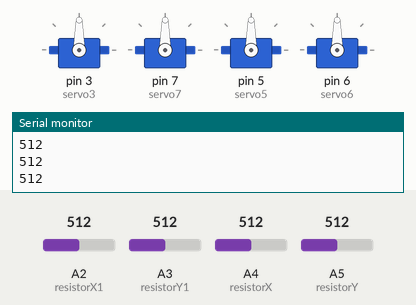
Bench run of a sketch on a simulated Arduino Uno, built with avr-gcc and run on an emulated ATmega328P. Shown: 4 × servo, the last lines printed to the serial monitor. The inputs (shaded band) are chosen by the test bench; at power-on: A2 (resistorX1) = 512, A4 (resistorX) = 512, A3 (resistorY1) = 512, A5 (resistorY) = 512.

Above: at 1.2 s.
1.3 s: A2 (resistorX1) set to 694
2.8 s: A2 (resistorX1) set to 717
At 3.28 s:
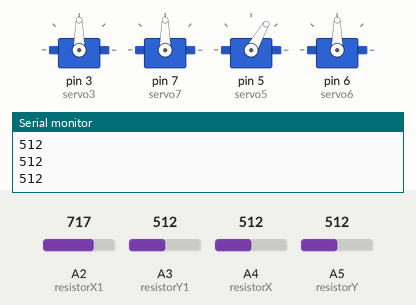
At 5.4 s:
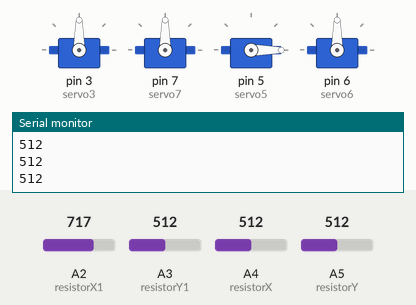
5.8 s: A4 (resistorX) set to 685
7.3 s: A4 (resistorX) set to 718
At 10.0 s:
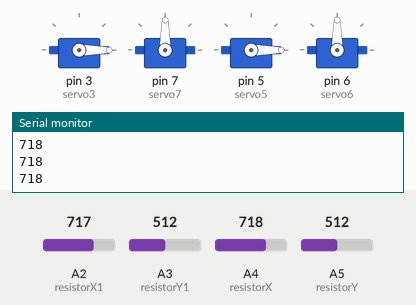
10.3 s: A3 (resistorY1) set to 694
11.8 s: A3 (resistorY1) set to 710
At 13.3 s:
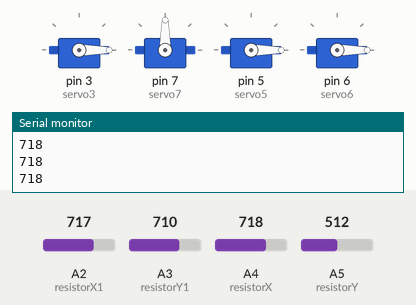
Timing chart, 0 to 14.8 s (numbered marks = the images above; inputs shaded):
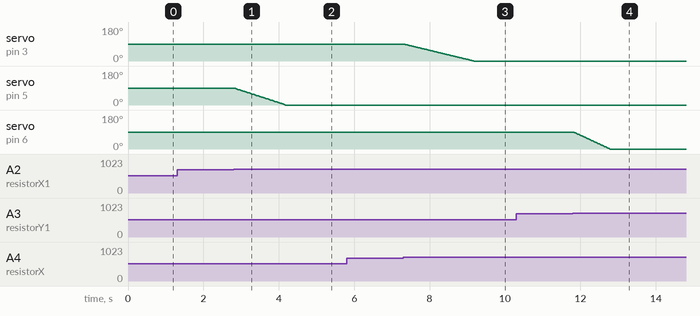

The sketch:

micro_servo_joystick_2b.ino
```cpp
#include<Servo.h>
Servo servo3;
Servo servo5;
Servo servo6;
Servo servo7;
int resistorX = A4 ;
int resistorY = A5 ;
int resistorX1 = A2 ;
int resistorY1 = A3 ;
//int button =2;
//int button1 =3;
float up = 1 ;
float back = -1;
int a[4];

//-----------------------------------------------------------------
void setup ()
{
      for(int i=0 ; i<4 ; i++)
      {
          a[i]=90;
      }
      servo3.attach(3);
      pinMode(resistorX,INPUT);
      servo7.attach(7);
      pinMode(resistorY,INPUT);
      servo5.attach(5);
      pinMode(resistorX1,INPUT);
      servo6.attach(6);
      pinMode(resistorY1,INPUT);
//      pinMode(button,INPUT);
//      pinMode(button1,OUTPUT);
      Serial.begin(9600);
//      servo3.write(90);
//      servo5.write(90);
//      servo6.write(90);
//      servo7.write(90);

}
//-------------------------------------------------------------------

void loop ()
{
              int x = analogRead(resistorX);  // doc gia tri cua truc X
              int y = analogRead(resistorY);  // doc gia tri cua truc Y

// ------------------------------------------------------------------
//@len-xuong
//------------------------------------------------------------

              if( x>700 && x<=1023)
              {
                a[0]=a[0]+back;
                if(a[0] < 0)
                {
                  a[0]=0;
                }
                servo3.write(a[0]);
              }
              else if(x<300 && x >=0)
              {
                  a[0]=a[0]+up;
                  if(a[0]>180)
                  {
                    a[0]=180;
                  }
                  servo3.write(a[0]);
              }
              else
              {
                  delay(10);
              }

//-----------------------------------------------------
//@lai gan - ra xa
//------------------------------------------------------

              if( y>700 && y<=1023)
              {
                a[1]=a[1]+back;
                if(a[1] < 0)
                {
                  a[1]=0;
                }
                servo7.write(a[1]);
              }
              else if(y<300 && y >=0)
              {
                  a[1]=a[1]+up;
                  if(a[1]>180)
                  {
                    a[1]=180;
                  }
                  servo7.write(a[1]);
              }
              else
              {
                  delay(10);
              }
//---------------------------------------------------------------

              int x1 = analogRead(resistorX1);  // doc gia tri cua truc X
              int y1= analogRead(resistorY1);  // doc gia tri cua truc Y
//            int KEY = digitalRead(button);  // doc gia tri cua nut nhan
//----------------------------------------------------------------
//-----------------------------------------------------
//@kep-gap
//------------------------------------------------------
              if( x1>700 && x1<=1023)
              {
                a[2]=a[2]-2;
                if(a[2]>180)
                  {
                    a[2]=180;
                  }
                servo5.write(a[2]);

              }
              else if(x1<300 && x1 >=0)
              {
                  a[2]=a[2]+2;
                  if(a[2] < 0)
                {
                  a[2]=0;
                }
                  servo5.write(a[2]);

              }
              else
              {
                 delay(10);
              }
//------------------------------------------------------------
               Serial.println(x);
//-----------------------------------------------------
//@sang phai- sang trai
//------------------------------------------------------
              if( y1>700 && y1<=1023)
              {
                a[3]=a[3]+back;
                if(a[3] < 0)
                {
                  a[3]=0;
                }
                servo6.write(a[3]);

              }
              else if(y1<300 && y1 >=0)
              {
                  a[3]=a[3] + up;
                  if(a[3]>180)
                  {
                    a[3]=180;
                  }
                  servo6.write(a[3]);

              }
              else
              {
                  delay(10);
              }
  }
```

Measured:
- the behaviour switches between 700 and 701 on A2 (resistorX1) (found by bisection; images 0 and 1)
- the behaviour switches between 700 and 701 on A4 (resistorX) (found by bisection; images 2 and 3)
- the behaviour switches between 700 and 701 on A3 (resistorY1) (found by bisection; images 3 and 4)
- after the input at 2.8 s, servo on pin 5 (servo5): moves from 90° to 0° over 1.4 s, starting at once
- after the input at 7.3 s, servo on pin 3 (servo3): moves from 90° to 0° over 1.8 s, starting at once
- after the input at 11.8 s, servo on pin 6 (servo6): moves from 90° to 0° over 0.97 s, starting at once
